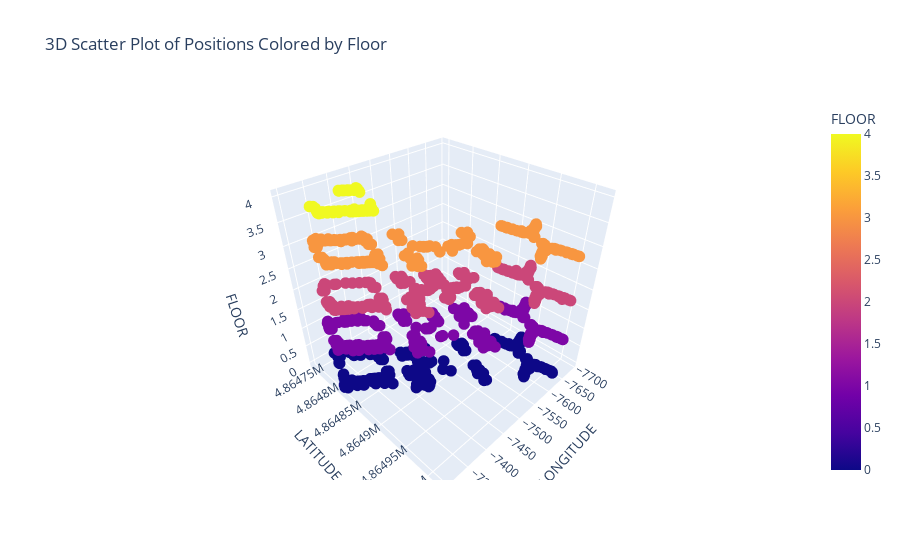

Notebook cell for this chart:
### Code cell


### Figure 1 — Plotly figure (JSON) as saved in the notebook; plotly's stock layout.template omitted (floating-point values rounded to 4 significant figures; data arrays with more than 128 entries replaced by an {"elided": "..."} marker saying what was removed)
{"data": [{"hovertemplate": "LONGITUDE=%{x}<br>LATITUDE=%{y}<br>FLOOR=%{marker.color}<extra></extra>", "legendgroup": "", "marker": {"color": {"elided": "19937 int values"}, "coloraxis": "coloraxis", "size": 4, "symbol": "circle"}, "mode": "markers", "name": "", "scene": "scene", "showlegend": false, "type": "scatter3d", "x": {"elided": "19937 float values"}, "y": {"elided": "19937 float values"}, "z": {"elided": "19937 int values"}}], "layout": {"coloraxis": {"colorbar": {"title": {"text": "FLOOR"}}, "colorscale": [[0, "#0d0887"], [0.1111, "#46039f"], [0.2222, "#7201a8"], [0.3333, "#9c179e"], [0.4444, "#bd3786"], [0.5556, "#d8576b"], [0.6667, "#ed7953"], [0.7778, "#fb9f3a"], [0.8889, "#fdca26"], [1, "#f0f921"]]}, "legend": {"tracegroupgap": 0}, "scene": {"domain": {"x": [0, 1], "y": [0, 1]}, "xaxis": {"title": {"text": "LONGITUDE"}}, "yaxis": {"title": {"text": "LATITUDE"}}, "zaxis": {"title": {"text": "FLOOR"}}}, "title": {"text": "3D Scatter Plot of Positions Colored by Floor"}}}
